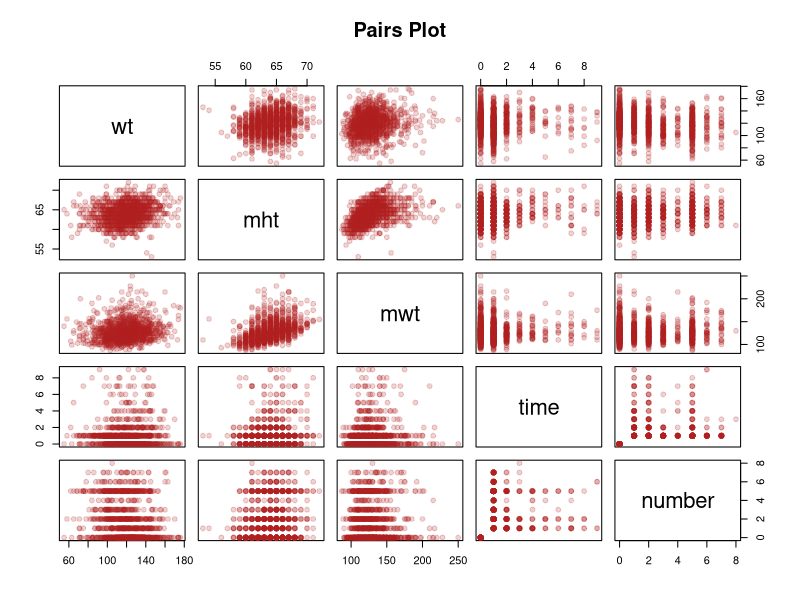
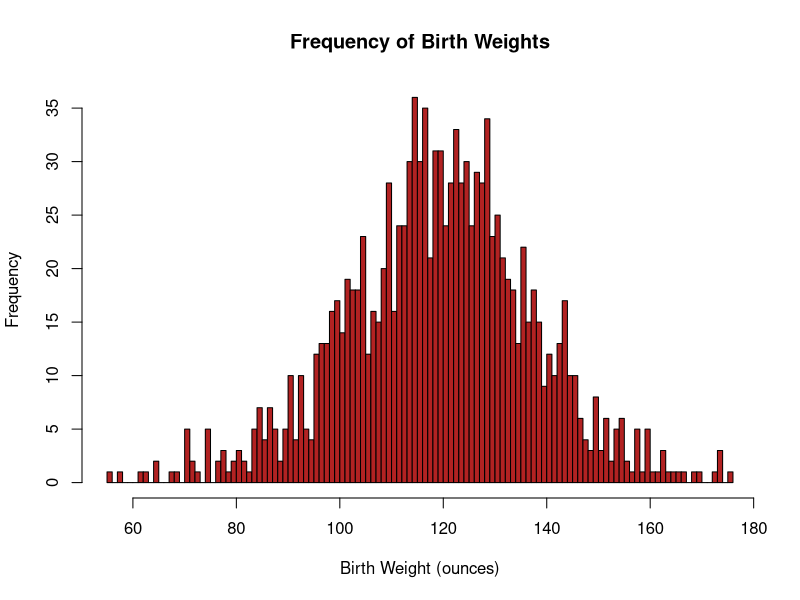
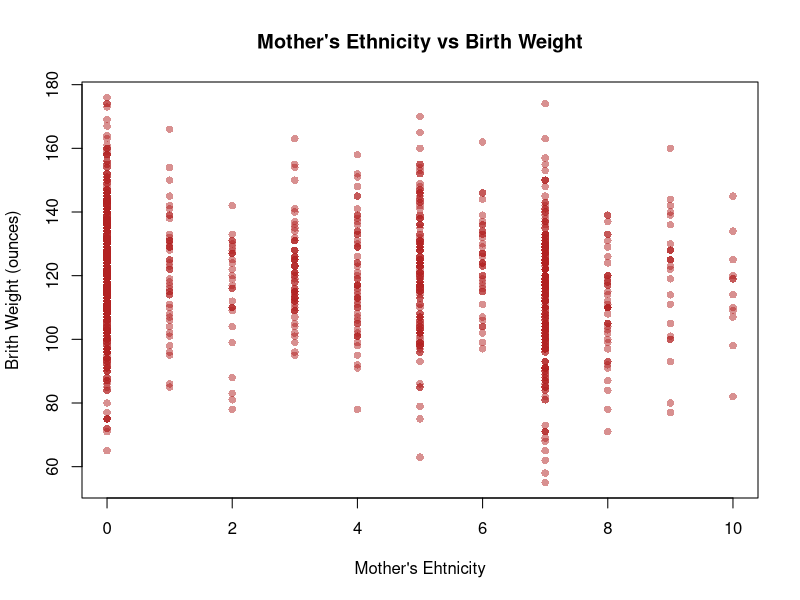
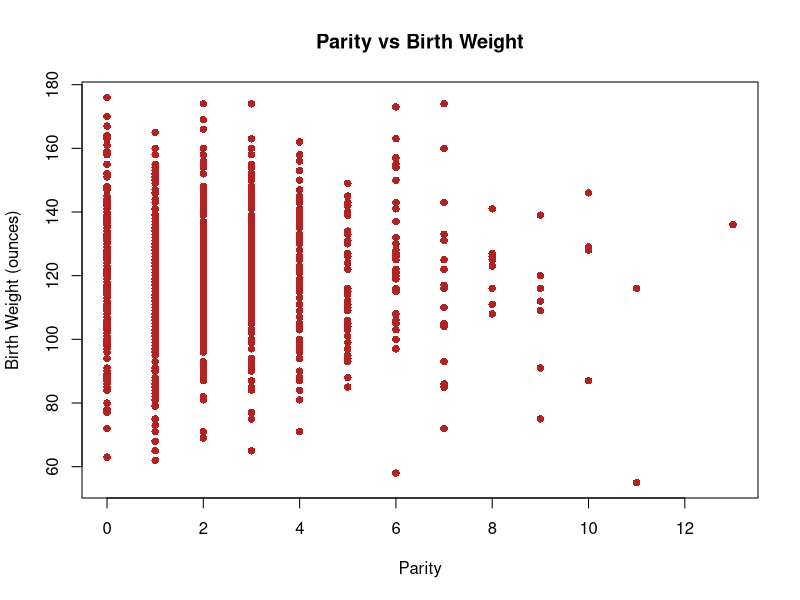
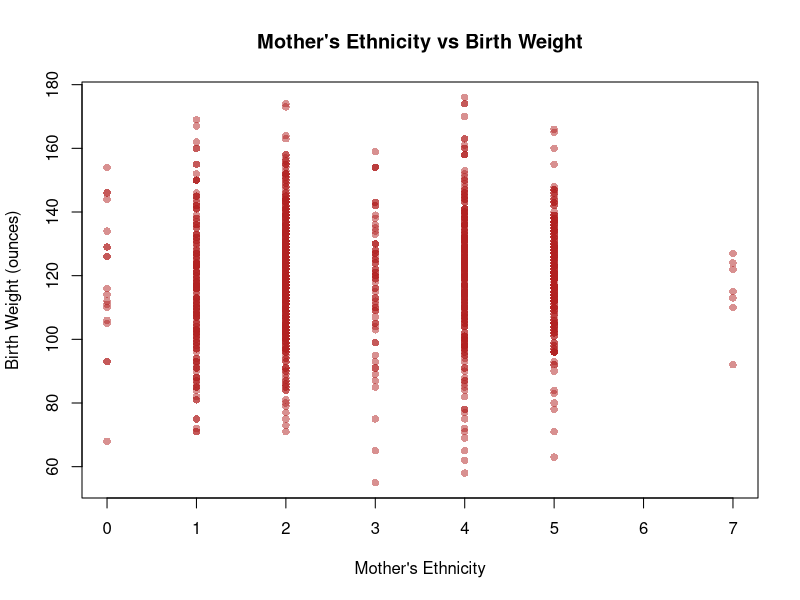
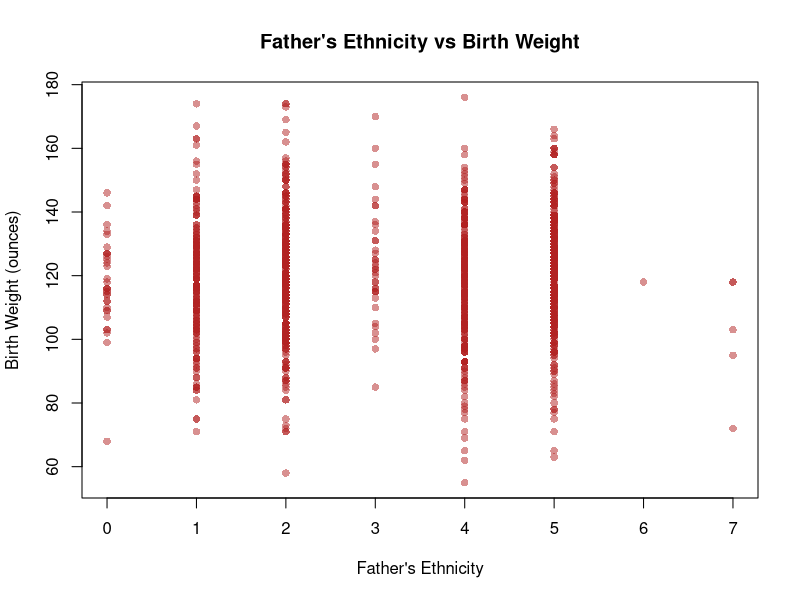
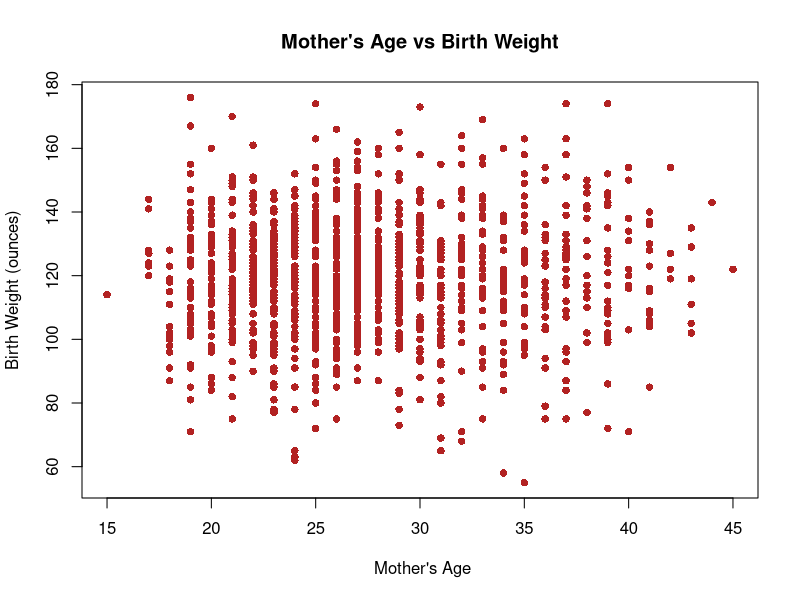
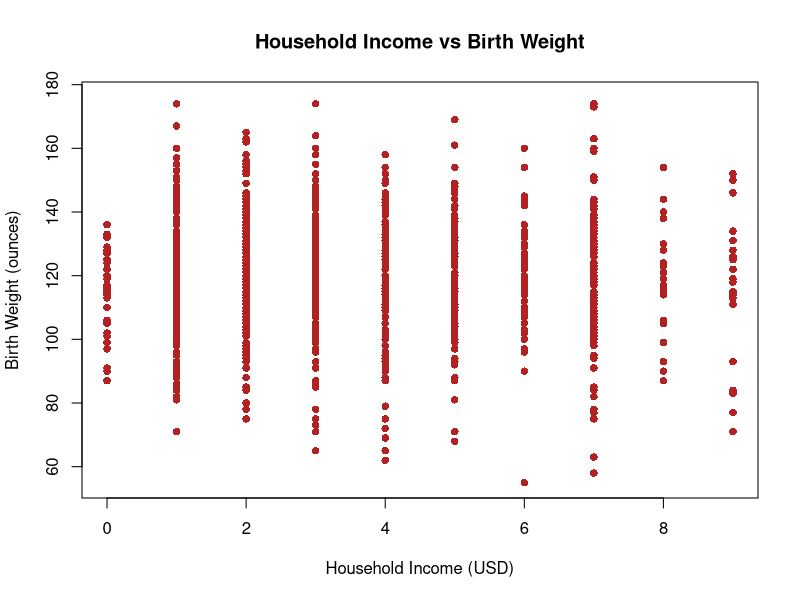

Recreate these plots in R, in order.
## ---- chunk 1
# Knitr Configuration
knitr::opts_chunk$set(include=TRUE, echo=FALSE, results="markup", fig.show= "asis", fig.height = 4)
## ---- chunk 2
# Import
births <- read.csv("chds_births.csv")
## ---- chunk 3
pairs(births[c("wt", "mht", "mwt","time", "number")], col=adjustcolor("firebrick", 0.2), pch=19, main= "Pairs Plot")
## ---- chunk 4
hist(births$wt, breaks=100, col = "firebrick", main = "Frequency of Birth Weights", xlab = "Birth Weight (ounces)") 
## ---- chunk 5
plot(births$meth, births$wt, col=adjustcolor("firebrick", 0.5), pch=16, main = "Mother's Ethnicity vs Birth Weight", xlab = "Mother's Ehtnicity", ylab = "Brith Weight (ounces)") 
## ---- chunk 6
plot(births$parity, births$wt, pch=16, col="firebrick", main = "Parity vs Birth Weight", xlab = "Parity", ylab = "Birth Weight (ounces)") 

round(sapply(0:13, function (parity) c(mean(births[births$parity==parity, "wt"]), sd(births[births$parity==parity, "wt"]))), 2)

## ---- chunk 7
plot(births$med, births$wt, col=adjustcolor("firebrick", 0.5), pch=16, main = "Mother's Ethnicity vs Birth Weight", xlab = "Mother's Ethnicity", ylab = "Birth Weight (ounces)")
plot(births$fed, births$wt, col=adjustcolor("firebrick", 0.5), pch=16, main = "Father's Ethnicity vs Birth Weight", xlab = "Father's Ethnicity", ylab = "Birth Weight (ounces)")
plot(births$mage, births$wt, pch=16, col="firebrick", main = "Mother's Age vs Birth Weight", xlab = " Mother's Age", ylab = "Birth Weight (ounces)") 
plot(births$income, births$wt, pch=16, col="firebrick", main = "Household Income vs Birth Weight", xlab = "Household Income (USD)", ylab = "Birth Weight (ounces)") 
plot(births$med, births$fed, col=adjustcolor("firebrick", 0.5), pch=16, main = "Mother's Ethnicity vs Father's Ethnicity", xlab = "Mother's Ethnicity", ylab = "Father's Ethnicity")
## ---- chunk 8
#lm(wt ~ I(fht - mht), data=data)
plot(births$mht, births$fht, col=adjustcolor("firebrick", 0.25), pch=16, main = "Mother's Height vs Father's Height", xlab = "Mother's Height (inches)", ylab = "Father's Height (inches)")
abline(coef=c(0, 1))

#plot(births$fht < births$mht, births$wt, col=adjustcolor("firebrick", 0.5), pch=16)
#mean(na.omit(births[births$fht < births$mht, ]$wt)) #mean for when mom is shorter than dad
#mean(na.omit(births[!(births$fht < births$mht), ]$wt)) #mean for when dad is shorter than mom
## ---- chunk 9
plot(births$fht - births$mht, births$wt, pch=16, col="firebrick", main = "Difference in Parental Height vs Birth Weight", xlab = "Difference in Parental Height (inches)", ylab = "Birth Weight (ounces)")
## ---- chunk 10
plot(births$mwt / I(births$mht)^2, births$wt, pch=16, col="firebrick", main = "Mother's BMI vs Birth Weight", xlab = "Mother's BMI (kg/m^2)", ylab = "Birth Weight (ounces)") 
## ---- chunk 11
plot(births$gestation, births$wt, main = "Gestation Period vs Birth Weight", xlab = "Gestation Period (days)", ylab = "Birth Weight (ounces)")
summary(lm(wt ~ gestation, data=births)) 
## ---- chunk 12

"marital"
summary(factor(births$marital))

mendedBirths <- data.frame(births)
mendedBirths[mendedBirths$marital == 0, "marital"] <- NA
## ---- chunk 13
N <- nrow(mendedBirths)
round(sapply(colnames(mendedBirths), function (colname) sum(is.na(mendedBirths[colname])) / N), 2)

nrow(na.omit(mendedBirths[, !(colnames(mendedBirths) %in% c("fht", "fwt", "income"))])) / N
## ---- chunk 14
library(mice)
k <- 5

multiplyImputedBirths <- mice(mendedBirths, m = k, method = "pmm", seed = 500, printFlag = FALSE)

imputedBirths <- lapply(1:k, function(i) complete(multiplyImputedBirths, i))
## ---- chunk 15
numCigs <- function (number) (number <= 4) * (5 * number - 2.5) + (number > 4) * (10 * number - 25.5)

# Re-encoding and labelling variates
decodeBirthVariates <- function (birthsDataset) {
  newDataset = data.frame(birthsDataset)

  ethLabels <- c(
    "Caucasian",
    "Mexican",
    "African-American",
    "Asian",
    "Mixed",
    "Other"
  )
  edLabels <- c(
    "Elementary School",
    "Middle School",
    "High School",
    "High School + Trade School",
    "High School + Some College",
    "College Graduate",
    "Trade School",
    "High School Unclear"
  )

  newDataset$meth <- cut(
    birthsDataset$meth,
    breaks = c(0, 5:10), 
    labels = ethLabels,
    right = TRUE,
    include.lowest= TRUE
  )

  newDataset$med <- cut(
    birthsDataset$med,
    breaks = 0:8, 
    labels = edLabels,
    right = FALSE
  )

  newDataset$feth <- cut(
    birthsDataset$feth,
    breaks = c(0, 5:10),
    labels = ethLabels,
    right = TRUE,
    include.lowest= TRUE
  )

  newDataset$fed <- cut(
    birthsDataset$fed,
    breaks = 0:8, 
    labels = edLabels,
    right = FALSE
  )

  newDataset$smoke <- cut(
    birthsDataset$smoke,
    breaks = 0:4, 
    labels = c(
      "Never",
      "Smokes Now",
      "Until Pregnancy",
      "Doesn't Smoke Anymore"
    ),
    right = FALSE
  )

  newDataset$marital <- cut(
    birthsDataset$marital,
    breaks = 0:5,
    labels = c(
      "Married",
      "Legally Separated",
      "Divorced",
      "Widowed",
      "Never Married"
    )
  )

  newDataset$number <- numCigs(birthsDataset$number)

  newDataset$time <- cut(
    birthsDataset$time,
    breaks = 0:10,
    labels = c(
      "Never Smoked",
      "Still Smokes",
      "During Pregnancy",
      "Less Than A Year",
      "1-2 Years",
      "2-3 Years",
      "3-4 Years",
      "5-9 Years",
      "More Than 10 Years",
      "Quit But Don't Know When"
    ),
    right = FALSE
  )

  newDataset$income <- cut(
    birthsDataset$income,
    breaks = c(0, 1, 2, 10),
    labels = c(
      "Under 2500",
      "2500-4999",
      "5000-Over 25000"
    ),
    right = FALSE
  )

  newDataset
}

decodedImputedBirths <- lapply(imputedBirths, decodeBirthVariates)
## ---- chunk 16
poundsToKg <- 0.453592
inchesToM <- 0.0254
#https://www.mayoclinic.org/healthy-lifestyle/pregnancy-week-by-week/in-depth/pregnancy-weight-gain/art-20044360?pg=1
underweightNormalBoundary <- 18.5
normalOverweightBoundary <- 25
overweightObeseBoundary <- 30
#obeseWeightGain <- mean(c(11, 20))
#overweightWeightGain <- mean(c(15, 25))
#normalWeightGain <- mean(c(25, 30))
#underweightWeightGain <- mean(c(28, 40))
isUnderweight <- function (x) x < underweightNormalBoundary
isNormal <- function (x) x < normalOverweightBoundary & x >= underweightNormalBoundary
isOverweight <- function (x) x < overweightObeseBoundary & x >= normalOverweightBoundary
isObese <- function (x) x >= overweightObeseBoundary

bmi <- function (wtLbs, htIn) (wtLbs * poundsToKg) / (htIn * inchesToM)^2
#obesePrePregnancyBMI <- function (pregnancyWt, ht) bmi(pregnancyWt - obeseWeightGain, ht)
#overweightPrePregnancyBMI <- function (pregnancyWt, ht) bmi(pregnancyWt - overweightWeightGain, ht)
#normalPrePregnancyBMI <- function (pregnancyWt, ht) bmi(pregnancyWt - normalWeightGain, ht)
#underweightPrePregnancyBMI <- function (pregnancyWt, ht) bmi(pregnancyWt - underweightWeightGain, ht)

prePregnancyBMI <- function (pregnancyWt, ht) {
  attemptOrder = sample(
    list(
      c(obesePrePregnancyBMI, isObese),
      c(overweightPrePregnancyBMI, isOverweight),
      c(normalPrePregnancyBMI, isNormal),
      c(underweightPrePregnancyBMI, isUnderweight)
    ),
    4
  )
  
  for (bmiCategoryPair in attemptOrder) {
    if (bmiCategoryPair[[2]](bmiCategoryPair[[1]](pregnancyWt, ht))) {
      return(bmiCategoryPair[[1]](pregnancyWt, ht))
    }
  }
}

weightFromBMI <- function (prePregnancyBMI, ht) {
  (1 / poundsToKg) * prePregnancyBMI * (ht * inchesToM)^2
}

smokingImpact <- function (time, number) {
  cigaretteEffectRatio = 6
  # Take the average of the bounds of the range of cigarettes smoked by a given category
  # as the approximate exact number of cigarettes smoked per day
  # https://www.med.uottawa.ca/sim/data/Smoking_and_Health_e.htm shows that it took a
  # six-fold increase in the number of cigarettes smoked a day to double the impact
  # on the likelihood of developing lung cancer. We approximate the effect of smoking
  # on birth with this ratio too.
  activeSmokingImpact = (number != 0) * 2^(numCigs(number) / cigaretteEffectRatio)
  
  impactTimeDecay = 2
  
  # Approximate a scalar number of years since quiting based on the categorical variable
  yearsQuit = (time >= 3) * (-2.5 + time) + (time >= 7) * (-18.5 + 3 * time)
  # Time = 1 or 2 are special cases with 0 decay
  yearsQuit = yearsQuit * (time >= 3)
  
  decayedSmokingImpact = activeSmokingImpact * exp(-yearsQuit / impactTimeDecay)
  
  decayedSmokingImpact
}

craftFeatures <- function (imputedBirthsDataset) {
  newDataset = decodeBirthVariates(imputedBirthsDataset)

  newDataset$sameEth <- factor(
    imputedBirthsDataset$meth == imputedBirthsDataset$feth,
    labels = c("Different", "Same")
  )
  # What about "Other" though?
  
  newDataset$htDiff <- newDataset$fht - newDataset$mht
    
  newDataset$lateMom <- factor(
    newDataset$parity == 0 & newDataset$mage >= 35,
    labels = c("Not late", "Late")
  )

  newDataset$mBMI <- bmi(newDataset$mwt, newDataset$mht)
  
  #newDataset$mwt <- weightFromBMI(newDataset$mBMI, newDataset$mht)
  
  newDataset$mBMICategory <- factor(
    1 * isNormal(newDataset$mBMI)
      + 2 * isOverweight(newDataset$mBMI)
      + 3 * isObese(newDataset$mBMI),
    labels = c("Underweight", "Normal", "Overweight", "Obese")
  )
  
  newDataset$smokingImpact <- smokingImpact(
    imputedBirthsDataset$time,
    imputedBirthsDataset$number
  )
  newDataset$smokingQuitCategory <- factor(
    1 * (imputedBirthsDataset$time == 2) + 2 * (imputedBirthsDataset$time == 1),
    labels = c("Before/Never", "During", "Continued")
  )
  
  newDataset
}

engineeredFeatures <- c(
  "sameEth",
  "htDiff",
  "lateMom",
  "mBMI",
  "mBMICategory",
  "smokingImpact",
  "smokingQuitCategory"
)

engineeredFeatureBirths <- lapply(imputedBirths, craftFeatures)
## ---- chunk 17
meanAIC <- function (model, datasets) mean(sapply(
  datasets,
  function (dataset) AIC(update(model, data = dataset))
))

selectModel <- function (
  datasets,
  predictedVar,
  excludedVars = c(),
  specialTerms = c()
) {
  selectedModelMeanAIC = .Machine$integer.max
  selectedModel = NULL
  
  for (dataset in datasets) {
    #adjustedBirthsDataset <- birthsDataset[, !colnames(birthsDataset) %in% excludedVars]
    M0 = lm(wt ~ 1, data = dataset)
    Mmax = lm(
      formula(paste(
        predictedVar,
        "~",
        "(.",
        Reduce(function (l, r) paste(l, r), Map(function (term) paste("-", term), excludedVars), ""),
        ")^2",
        Reduce(function (l, r) paste(l, r), Map(function (term) paste("+", term), specialTerms), "")
      )),
      data = dataset
    )
    #Mmax <- lm(
    #  wt ~ (. - gestation - marital - time - meth - feth - med - fed)^2 + marital + time + meth + feth + med + fed,
    #  data = adjustedBirthsDataset
    #)
    #Mmax <- lm(wt ~ .^2, data = dataset)
    
    #checking if there are betas that are NA
    #beta.max <- coef(Mmax)
    #names(beta.max)[is.na(beta.max)]
    #anyNA(coef(Mmax))
  
    candidateModel = step(
      # lm(
      # as.formula(paste(
      #   predictedVar,
      #   "~",
      #   "(.",
      #   Reduce(function (l, r) paste(l, r), Map(function (term) paste("-", term), excludedVars), ""),
      #   ")"
      # )),
      # data=dataset
      # ),
      lm(wt ~ 1, data = dataset),
      scope = list(lower = M0, upper = Mmax),
      direction = "both",
      trace = 0
    )
  
    candidateModelMeanAIC = mean(sapply(
      datasets,
      function (dataset) AIC(update(candidateModel, data = dataset))
    ))
  
    if (candidateModelMeanAIC < selectedModelMeanAIC) {
      selectedModel = update(candidateModel, data = dataset)
      selectedModelMeanAIC = candidateModelMeanAIC
    }
  }
  
  selectedModel
}
## ---- chunk 18
basicBirthWeightModel <- selectModel(
  decodedImputedBirths,
  "wt",
  excludedVars = c("gestation", "smoke")
)
basicBirthWeightModelMeanAIC <- meanAIC(basicBirthWeightModel, decodedImputedBirths)
## ---- chunk 19
engineeredBirthWeightModel <- selectModel(
  engineeredFeatureBirths,
  "wt",
  c("gestation", "smoke", "time", "smokingQuitCategory", "fht", "mBMICategory"),
  c("time")#, smokingImpact:smokingQuitCategory")
  #c("smokingImpact", "mBMI", "htDiff", "sameEth",  "lateMom")
)
engineeredBirthWeightModelMeanAIC <- meanAIC(
  engineeredBirthWeightModel,
  engineeredFeatureBirths
)
## ---- chunk 20
#leveragePlots(basicBirthWeightModel)
#leveragePlots(engineeredBirthWeightModel)

#cook's distance vs. leverage for Model 1
D <- cooks.distance(basicBirthWeightModel) 
#flag some of the points
infl.ind <- which.max(D) # top influence point
h <- hatvalues(basicBirthWeightModel)
p <- length(coef(basicBirthWeightModel))
n <- nobs(basicBirthWeightModel)
hbar <- p/n
lev.ind <- h > 2*hbar 
# leverage more than 2x the average
clrs <- rep("black", len = n)

clrs[lev.ind] <- "blue"
clrs[infl.ind] <- "red"
par(mfrow = c(1,1), mar = c(4,4,1,1))
cex <- .8
plot(h, D, xlab = "Leverage", ylab = "Cook's Influence Measure", main = "Leverage Plot for Model 1", pch = 21, bg = clrs, cex = cex, cex.axis = cex)

# average leverage
abline(v = 2*hbar, col = "grey60", lty = 2) # 2x average leverage
legend("topleft", legend = c("High Leverage", "High Influence"), pch = 21,pt.bg = c("blue", "red"), cex = cex, pt.cex = cex)

#cook's distance vs. leverage for Model 2
D <- cooks.distance(engineeredBirthWeightModel) 
#flag some of the points
infl.ind <- which.max(D) # top influence point
h <- hatvalues(engineeredBirthWeightModel)
p <- length(coef(engineeredBirthWeightModel))
n <- nobs(engineeredBirthWeightModel)
hbar <- p/n
lev.ind <- h > 2*hbar 
# leverage more than 2x the average
clrs <- rep("black", len = n)

clrs[lev.ind] <- "blue"
clrs[infl.ind] <- "red"
par(mfrow = c(1,1), mar = c(4,4,1,1))
cex <- .8
plot(h, D, xlab = "Leverage", ylab = "Cook's Influence Measure", main = "Leverage Plot for Model 2", pch = 21, bg = clrs, cex = cex, cex.axis = cex)

# average leverage
abline(v = 2*hbar, col = "grey60", lty = 2) # 2x average leverage
legend("topleft", legend = c("High Leverage", "High Influence"), pch = 21,pt.bg = c("blue", "red"), cex = cex, pt.cex = cex)

## ---- chunk 21
testSetRatio = 0.1

crossValidate <- function (model1, model2, datasets) {
  # "Usually about a thousand is fine" - M. Lysy, Nov. 27, 2018
  m = k * 1000

  model1rPMSE <- vector(mode = "numeric", length = m)
  model2rPMSE <- vector(mode = "numeric", length = m)

  for (i in 1:m) {
    chosenSet = datasets[[1 + i %% k]]
    Ntotal = nrow(chosenSet)
    Ntest = floor(Ntotal * testSetRatio)
    outOfSampleIndices = sample(Ntotal, Ntest)
    trainSet = chosenSet[-outOfSampleIndices, ]
    testSet = chosenSet[outOfSampleIndices, ]
    
    model1 = update(model1, data = trainSet)
    model2 = update(model2, data = trainSet)
    outOfSamplePredictions1 = predict(model1, newdata = testSet)
    outOfSamplePredictions2 = predict(model2, newdata = testSet)
    predictionErrors1 = (testSet$wt - outOfSamplePredictions1) ^ 2
    predictionErrors2 = (testSet$wt - outOfSamplePredictions2) ^ 2
    model1rPMSE[i] <- sqrt(sum(predictionErrors1) / Ntest)
    model2rPMSE[i] <- sqrt(sum(predictionErrors2) / Ntest)
  }
  
  list(
    rPMSEs = data.frame(model1 = model1rPMSE, model2 = model2rPMSE),
    residuals = data.frame(
      actual = testSet$wt,
      model1Predictions = outOfSamplePredictions1,
      model2Predictions = outOfSamplePredictions2,
      model1 = outOfSamplePredictions1 - testSet$wt,
      model2 = outOfSamplePredictions2 - testSet$wt
    )
  )
}

cvResults <- crossValidate(
  basicBirthWeightModel,
  engineeredBirthWeightModel,
  engineeredFeatureBirths
)

rPMSEs <- cvResults$rPMSEs
paste(mean(rPMSEs$model1), sd(rPMSEs$model1))
paste(mean(rPMSEs$model2), sd(rPMSEs$model2))
boxplot(list(model1rPMSE = rPMSEs$model1, model2rPMSE = rPMSEs$model2))

par(mfrow=c(2,2))
plot(cvResults$residuals$actual, cvResults$residuals$model1)
plot(cvResults$residuals$actual, cvResults$residuals$model2)
plot(cvResults$residuals$model1Predictions, cvResults$residuals$model1)
plot(cvResults$residuals$model2Predictions, cvResults$residuals$model2)
## ---- chunk 22
library(car)

residualPlot(basicBirthWeightModel, main= "Residuals vs Fitted")
residualPlot(engineeredBirthWeightModel, main = "Residuals vs Fitted")
## ---- chunk 23

qqplot(cvResults$residuals$model1Predictions,cvResults$residuals$actual, main = "Q-Q Plot", xlab = "Predicted Values", ylab = "Actual Values")
abline(a = 0, b = 1, lty = 2, col = "red")

qqplot(cvResults$residuals$model2Predictions,cvResults$residuals$actual, main = "Q-Q Plot", xlab = "Predicted Values", ylab = "Actual Values")
abline(a = 0, b = 1, lty = 2, col = "red")
## ---- chunk 24

qqnorm(cvResults$residuals$model1, main = "Normal Q-Q Plot for Model 1")
abline(a = 0, b = 20, lty = 2, col = "blue")

qqnorm(cvResults$residuals$model2, main = "Normal Q-Q Plot for Model 2")
abline(a = 0, b = 20, lty = 2, col = "blue")
